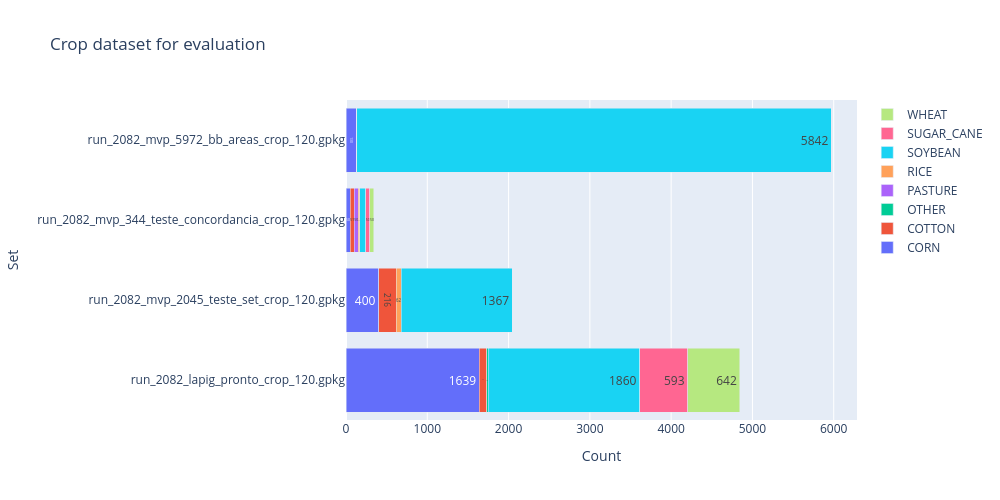

The notebook cell saved with this chart:
### Code cell
# Grouping and unstacking the data
grouped = eval_gdf.groupby(['set', 'gt_class']).size().unstack(fill_value=0)

# Creating the plot
fig = go.Figure()

for col in grouped.columns:
    fig.add_trace(go.Bar(
        y=grouped.index,
        x=grouped[col],
        name=col,
        orientation='h',
        text=grouped[col],  # Add text with the count values
        textposition='inside'  # Position the text inside the bars
    ))

fig.update_layout(
    barmode='stack',
    title='Crop dataset for evaluation',
    xaxis_title='Count',
    yaxis_title='Set',
    height=500,
    width=1000
)

fig.show()

fig.write_html("/agrilearn_app/TASKS/crop-class/ALTEDATA-2080-eval-models/figures/dataset_counting.html", include_plotlyjs=False)

### Figure 1 — Plotly figure (JSON) as saved in the notebook; plotly's stock layout.template omitted (floating-point values rounded to 4 significant figures)
{"data": [{"name": "CORN", "orientation": "h", "text": [1639, 400, 50, 130], "textposition": "inside", "type": "bar", "x": [1639, 400, 50, 130], "y": ["run_2082_lapig_pronto_crop_120.gpkg", "run_2082_mvp_2045_teste_set_crop_120.gpkg", "run_2082_mvp_344_teste_concordancia_crop_120.gpkg", "run_2082_mvp_5972_bb_areas_crop_120.gpkg"]}, {"name": "COTTON", "orientation": "h", "text": [90, 216, 51, 0], "textposition": "inside", "type": "bar", "x": [90, 216, 51, 0], "y": ["run_2082_lapig_pronto_crop_120.gpkg", "run_2082_mvp_2045_teste_set_crop_120.gpkg", "run_2082_mvp_344_teste_concordancia_crop_120.gpkg", "run_2082_mvp_5972_bb_areas_crop_120.gpkg"]}, {"name": "OTHER", "orientation": "h", "text": [22, 0, 0, 0], "textposition": "inside", "type": "bar", "x": [22, 0, 0, 0], "y": ["run_2082_lapig_pronto_crop_120.gpkg", "run_2082_mvp_2045_teste_set_crop_120.gpkg", "run_2082_mvp_344_teste_concordancia_crop_120.gpkg", "run_2082_mvp_5972_bb_areas_crop_120.gpkg"]}, {"name": "PASTURE", "orientation": "h", "text": [0, 0, 50, 0], "textposition": "inside", "type": "bar", "x": [0, 0, 50, 0], "y": ["run_2082_lapig_pronto_crop_120.gpkg", "run_2082_mvp_2045_teste_set_crop_120.gpkg", "run_2082_mvp_344_teste_concordancia_crop_120.gpkg", "run_2082_mvp_5972_bb_areas_crop_120.gpkg"]}, {"name": "RICE", "orientation": "h", "text": [0, 62, 19, 0], "textposition": "inside", "type": "bar", "x": [0, 62, 19, 0], "y": ["run_2082_lapig_pronto_crop_120.gpkg", "run_2082_mvp_2045_teste_set_crop_120.gpkg", "run_2082_mvp_344_teste_concordancia_crop_120.gpkg", "run_2082_mvp_5972_bb_areas_crop_120.gpkg"]}, {"name": "SOYBEAN", "orientation": "h", "text": [1860, 1367, 74, 5842], "textposition": "inside", "type": "bar", "x": [1860, 1367, 74, 5842], "y": ["run_2082_lapig_pronto_crop_120.gpkg", "run_2082_mvp_2045_teste_set_crop_120.gpkg", "run_2082_mvp_344_teste_concordancia_crop_120.gpkg", "run_2082_mvp_5972_bb_areas_crop_120.gpkg"]}, {"name": "SUGAR_CANE", "orientation": "h", "text": [593, 0, 50, 0], "textposition": "inside", "type": "bar", "x": [593, 0, 50, 0], "y": ["run_2082_lapig_pronto_crop_120.gpkg", "run_2082_mvp_2045_teste_set_crop_120.gpkg", "run_2082_mvp_344_teste_concordancia_crop_120.gpkg", "run_2082_mvp_5972_bb_areas_crop_120.gpkg"]}, {"name": "WHEAT", "orientation": "h", "text": [642, 0, 50, 0], "textposition": "inside", "type": "bar", "x": [642, 0, 50, 0], "y": ["run_2082_lapig_pronto_crop_120.gpkg", "run_2082_mvp_2045_teste_set_crop_120.gpkg", "run_2082_mvp_344_teste_concordancia_crop_120.gpkg", "run_2082_mvp_5972_bb_areas_crop_120.gpkg"]}], "layout": {"barmode": "stack", "height": 500, "title": {"text": "Crop dataset for evaluation"}, "width": 1000, "xaxis": {"title": {"text": "Count"}}, "yaxis": {"title": {"text": "Set"}}}}
